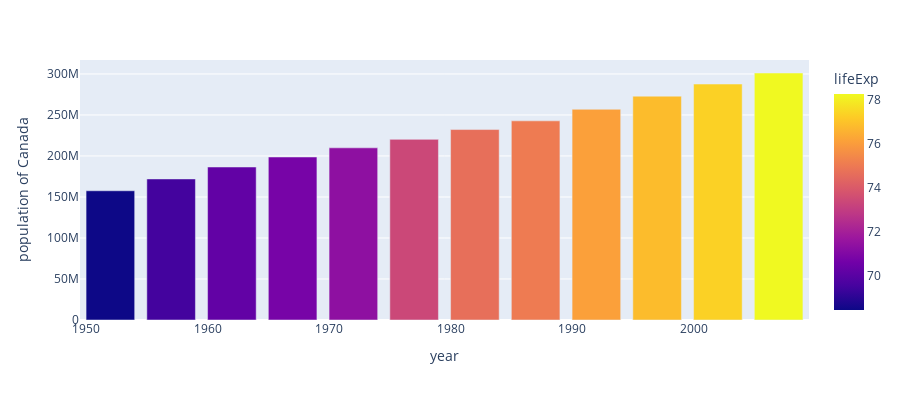

Source (notebook cell):
### Code cell
df = px.data.gapminder().query("country == 'United States'")
fig = px.bar(df, x='year', y='pop',
             hover_data=['lifeExp', 'gdpPercap'], color='lifeExp',
             labels={'pop':'population of Canada'}, height=400)
fig.show()

### Figure 1 — Plotly figure (JSON) as saved in the notebook; plotly's stock layout.template omitted (floating-point values rounded to 4 significant figures)
{"data": [{"alignmentgroup": "True", "customdata": [[68.44, 13990.0], [69.49, 14850.0], [70.21, 16170.0], [70.76, 19530.0], [71.34, 21810.0], [73.38, 24070.0], [74.65, 25010.0], [75.02, 29880.0], [76.09, 32000.0], [76.81, 35770.0], [77.31, 39100.0], [78.24, 42950.0]], "hovertemplate": "year=%{x}<br>population of Canada=%{y}<br>lifeExp=%{marker.color}<br>gdpPercap=%{customdata[1]}<extra></extra>", "legendgroup": "", "marker": {"color": [68.44, 69.49, 70.21, 70.76, 71.34, 73.38, 74.65, 75.02, 76.09, 76.81, 77.31, 78.24], "coloraxis": "coloraxis", "pattern": {"shape": ""}}, "name": "", "offsetgroup": "", "orientation": "v", "showlegend": false, "textposition": "auto", "type": "bar", "x": [1952, 1957, 1962, 1967, 1972, 1977, 1982, 1987, 1992, 1997, 2002, 2007], "xaxis": "x", "y": [157553000, 171984000, 186538000, 198712000, 209896000, 220239000, 232187835, 242803533, 256894189, 272911760, 287675526, 301139947], "yaxis": "y"}], "layout": {"barmode": "relative", "coloraxis": {"colorbar": {"title": {"text": "lifeExp"}}, "colorscale": [[0, "#0d0887"], [0.1111, "#46039f"], [0.2222, "#7201a8"], [0.3333, "#9c179e"], [0.4444, "#bd3786"], [0.5556, "#d8576b"], [0.6667, "#ed7953"], [0.7778, "#fb9f3a"], [0.8889, "#fdca26"], [1, "#f0f921"]]}, "height": 400, "legend": {"tracegroupgap": 0}, "margin": {"t": 60}, "xaxis": {"anchor": "y", "domain": [0, 1], "title": {"text": "year"}}, "yaxis": {"anchor": "x", "domain": [0, 1], "title": {"text": "population of Canada"}}}}
